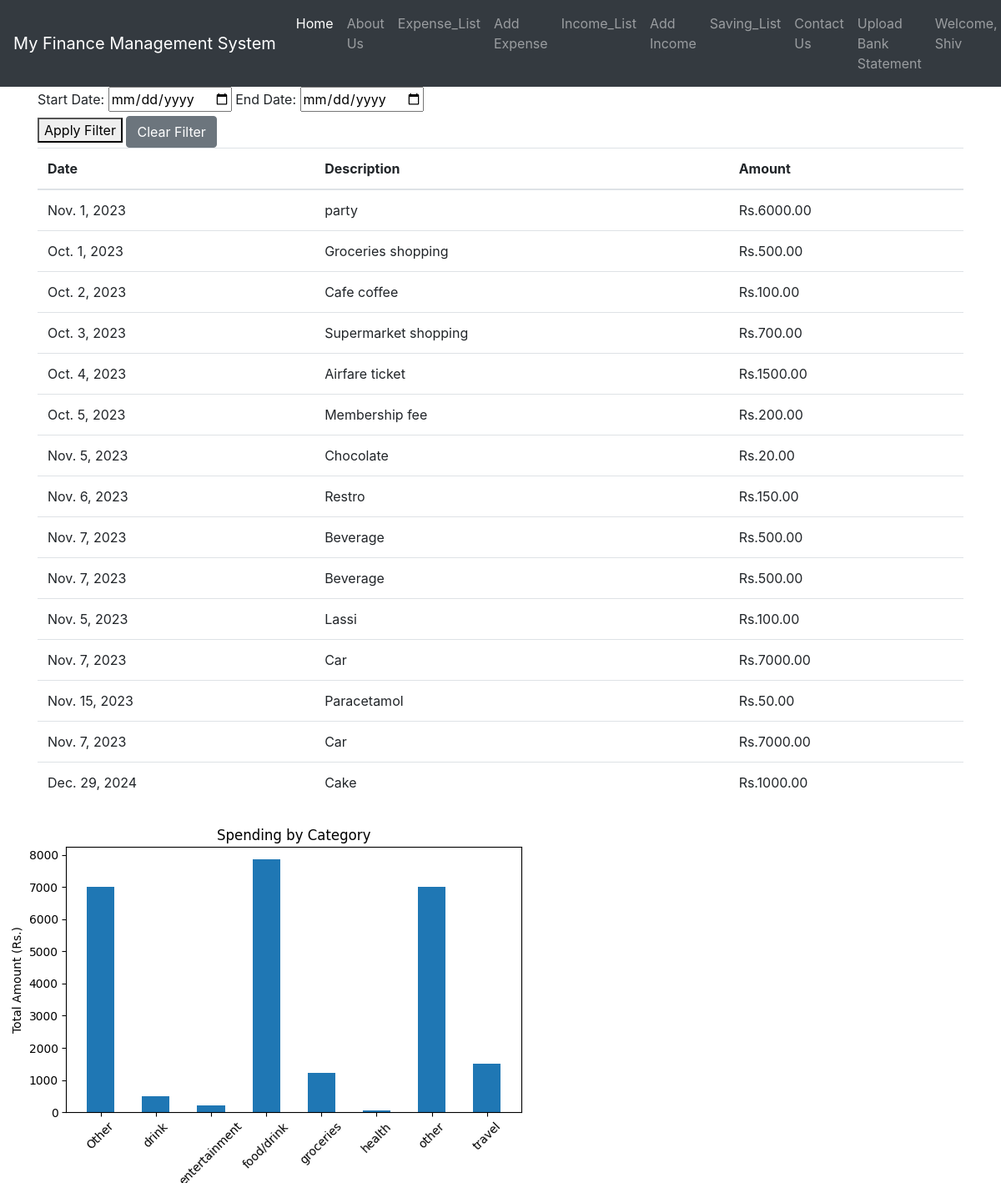
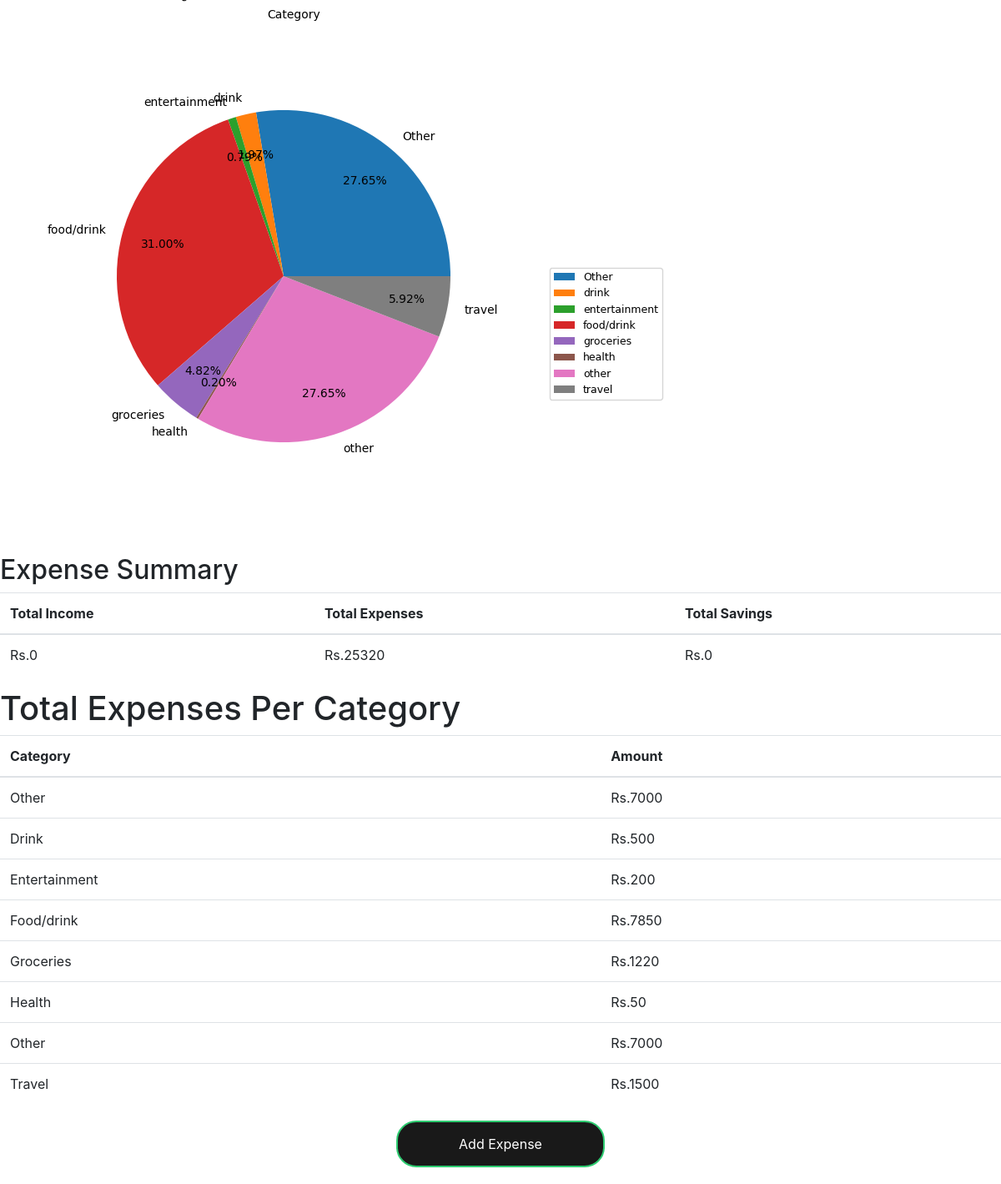
Page /expense_list (signed in) on the committed database (2 pictures, top to bottom).
### finance_app/models.py (models this page shows)
class Expense(models.Model):
    user = models.ForeignKey(User, on_delete=models.CASCADE)
    date = models.DateField()
    category = models.CharField(max_length=100,choices=CATEGORY_CHOICES)
    description = models.CharField(max_length=400)
    amount = models.DecimalField(max_digits=10, decimal_places=2)

### finance_app/views.py (the view)
# urls.py: path("expense_list", views.expense_list, name='expense_list'),
@login_required
def expense_list(request):
    expenses = Expense.objects.filter(user=request.user)
    start_date = request.GET.get('start_date')
    end_date = request.GET.get('end_date')
    if start_date and end_date:
        start_date = datetime.strptime(start_date, "%Y-%m-%d")
        end_date = datetime.strptime(end_date, "%Y-%m-%d")
        expenses = expenses.filter(date__range=[start_date, end_date]).order_by('date')
    if not expenses.exists():
        return render(
            request,
            'finance_app/expense_list.html',
            {'expenses': [], 'plot_image': None, 'total_expenses': 0, 'avg_expenses': None, 'no_expenses_message': "No Expenses in the Selected Date Range"},
        )
    total_expenses = expenses.aggregate(Sum('amount'))['amount__sum']
    start_date = request.GET.get('start_date')
    end_date = request.GET.get('end_date')
    total_savings = calculate_total_savings(request.user, start_date, end_date)
    start_date = request.GET.get('start_date')
    end_date = request.GET.get('end_date')
    total_income = calculate_total_income(request.user, start_date, end_date)
    category_totals = (
        expenses.values('category')
        .annotate(total_amount=Sum('amount'))
        .order_by('category')
    )
    expense_data = pd.DataFrame(list(expenses.values()))
    spending_by_category = expense_data.groupby('category')['amount'].sum()
    fig, ax = plt.subplots()
    ax.set_title('Spending by Category')
    ax.set_xlabel('Category')
    ax.set_ylabel('Total Amount (Rs.)')
    ax.bar(spending_by_category.index, spending_by_category.values, width=0.5)
    ax.set_xticklabels(spending_by_category.index, rotation=45)
    plt.tight_layout()
    img_buffer = BytesIO()
    fig.savefig(img_buffer, format='png')
    img_buffer.seek(0)
    img_data = base64.b64encode(img_buffer.read()).decode()
    img_buffer.close()
    plt.close(fig)  # Close the Matplotlib figure to release resources
    """
    # Data visualization - create a donut chart for expenses by category
    labels = spending_by_category.index
    values = spending_by_category.values

    # Convert values to percentages
    total = sum(values)
    percentages = [v/total*100 for v in values]

    fig, ax = plt.subplots(figsize=(6, 3), subplot_kw=dict(aspect="equal"))

    # Plot the donut chart
    wedges, texts = ax.pie(percentages, wedgeprops=dict(width=0.5), startangle=-40)

    # Annotation properties
    bbox_props = dict(boxstyle="square,pad=0.3", fc="w", ec="k", lw=0.72)
    kw = dict(arrowprops=dict(arrowstyle="-"),
            bbox=bbox_props, zorder=0, va="center")

    # Add labels with arrows
    for i, p in enumerate(wedges):
        ang = (p.theta2 - p.theta1) / 2. + p.theta1
        y = np.sin(np.deg2rad(ang))
        x = np.cos(np.deg2rad(ang))
        horizontalalignment = {-1: "right", 1: "left"}[int(np.sign(x))]
        connectionstyle = f"angle,angleA=0,angleB={ang}"
        kw["arrowprops"].update({"connectionstyle": connectionstyle})
        ax.annotate(f"{labels[i]}\n{percentages[i]:.1f}%", xy=(x, y), xytext=(1.35 * np.sign(x), 1.4 * y),
                    horizontalalignment=horizontalalignment, **kw)

    ax.set_title("Expenses by Category: A donut")

    # Save the donut chart as an image
    img_buffer = BytesIO()
    plt.savefig(img_buffer, format='png')
    img_buffer.seek(0)
    img_data_pie = base64.b64encode(img_buffer.read()).decode()
    img_buffer.close()
    plt.close()
    """
    labels = spending_by_category.index  # Access the index directly
    values = spending_by_category.values  # Access the values directly
    plt.figure(figsize=(8,6))
    pie=plt.pie(values, labels=labels,autopct='%1.2f%%', startangle=0,labeldistance=1.1, pctdistance=0.75, radius=1)
    plt.axis('equal')  # Equal aspect ratio ensures that the pie chart is circular.
    plt.legend(pie[0],labels, bbox_to_anchor=(1,0.4), loc="center right", fontsize=9,
           bbox_transform=plt.gcf().transFigure)
    plt.subplots_adjust(left=0.15, bottom=0.15, right=0.70)
    img_buffer = BytesIO()
    plt.savefig(img_buffer, format='png')
    img_buffer.seek(0)
    img_data_pie = base64.b64encode(img_buffer.read()).decode()
    img_buffer.close()
    plt.close()
    return render(
        request,
        'finance_app/expense_list.html',
        {
            'expenses': expenses,
            'plot_image': img_data,
            'img_data_pie': img_data_pie,
            'total_income': total_income,
            'total_expenses': total_expenses,
            'total_savings': total_savings,
            'category_totals': category_totals,
            'start_date': start_date,
            'end_date': end_date,
        },
    )

### finance_app/views.py (called while the page is built)
def calculate_total_expenses(user, start_date, end_date):
    expenses = Expense.objects.filter(user=user, date__range=[start_date, end_date])
    total_expenses = expenses.aggregate(total=Sum('amount'))
    return total_expenses['total'] or 0

def calculate_total_income(user, start_date, end_date):
    total_income = (
        Income.objects.filter(user=user, date__range=[start_date, end_date])
        .aggregate(total=Sum('amount'))
    )
    return total_income['total'] or 0  # Return 0 if no income found

def calculate_total_savings(user, start_date, end_date):
    total_income = calculate_total_income(user, start_date, end_date)
    total_expenses = calculate_total_expenses(user, start_date, end_date)  # You need to implement this function.
    total_savings = total_income - total_expenses
    return total_savings

### finance_app/templates/finance_app/expense_list.html (shortened to what this page needs)
{% extends "finance_app/base.html" %}
{% block body %}
  <div class="container">
    <h1>Expense List</h1>
    <form method="GET">
      <label for="start_date">Start Date:</label>
      <input type="date" id="start_date" name="start_date" value="{{ request.GET.start_date }}">
      <label for="end_date">End Date:</label>
      <input type="date" id="end_date" name="end_date" value="{{ request.GET.end_date }}">
      <br>
      <button type="submit">Apply Filter</button>
      <a href="http://127.0.0.1:8000/expense_list" class="btn btn-secondary">Clear Filter</a>
  </form>
    <table class="table">
        <thead>
            <tr>
                <th>Date</th>
                <th>Description</th>
                <th>Amount</th>
            </tr>
        </thead>
        <tbody>
            {% for expense in expenses %}
                <tr>
                    <td>{{ expense.date }}</td>
                    <td>{{ expense.description }}</td>
                    <td>Rs.{{ expense.amount }}</td>
                </tr>
            {% empty %}
                <tr>
                    <td colspan="2">No Expense records found.</td>
                </tr>
            {% endfor %}
        </tbody>
    </table>
</div>
    <img alt="Spending by Category">
    <img alt="Spending by Category">
    <br>
    <br>
<div>
    <h2>Expense Summary</h2>
    <table class='table'>
      <thead>
        <tr>
          <th>Total Income</th>
          <th>Total Expenses</th>
          <th>Total Savings</th>
        </tr>
      </thead>
      <tbody>
        <tr>
          <td>Rs.{{ total_income }}</td>
          <td>Rs.{{ total_expenses }}</td>
          <td>Rs.{{ total_savings }}</td>
        </tr>
      </tbody>
    </table>
</div>
<div>
    <h1>Total Expenses Per Category</h1>
    <table class="table">
      <thead>
          <tr>
              <th>Category</th>
              <th>Amount</th>
          </tr>
      </thead>
      <tbody>
          {% for category_total in category_totals %}
              <tr>
                  <td>{{ category_total.category|capfirst }}</td>
                  <td>Rs.{{ category_total.total_amount }}</td>
              </tr>
          {% empty %}
              <tr>
                  <td colspan="2">No Expense records found.</td>
              </tr>
          {% endfor %}
      </tbody>
  </table>
</div>
  <a href="{% url 'add_expense' %}" class="button-link">
    <div class="button">
        Add Expense
    </div>
</a>
{% endblock body %}

### finance_app/templates/finance_app/base.html (shortened to what this page needs)
<!doctype html>
<html lang="en">
  <head>
    <link rel="stylesheet" href="https://stackpath.bootstrapcdn.com/bootstrap/4.4.1/css/bootstrap.min.css">
    <link rel="stylesheet" href="https://cdnjs.cloudflare.com/ajax/libs/font-awesome/6.0.0-beta3/css/all.min.css">
  </head>
  <body class="pt-5">
<nav class="navbar navbar-expand-lg navbar-dark bg-dark fixed-top">
  <a class="navbar-brand" href="/">My Finance Management System</a>
  <div class="collapse navbar-collapse" id="navbarSupportedContent">
    <ul class="navbar-nav mr-auto">
      <li class="nav-item active">
        <a class="nav-link" href="/">Home <span class="sr-only">(current)</span></a>
      </li>
      <li class="nav-item">
        <a class="nav-link" href="/about">About Us</a>
      </li>
      {% if user.is_authenticated %}
      <li class="nav-item">
        <a class="nav-link" href="/expense_list">Expense_List</a>
      </li>
      <li class="nav-item">
        <a class="nav-link" href="/add_expense">Add Expense</a>
      </li>
      <li class="nav-item">
        <a class="nav-link" href="/income_list">Income_List</a>
      </li>
      <li class="nav-item">
        <a class="nav-link" href="/add_income">Add Income</a>
      </li>
      <li class="nav-item">
        <a class="nav-link" href="/saving_list">Saving_List</a>
      </li>
      <li class="nav-item">
        <a class="nav-link" href="/contact">Contact Us</a>
      </li>
      <li class="nav-item">
        <a class="nav-link" href="/upload_bank_statement">Upload Bank Statement</a>
      </li>
      <li class="nav-item">
        <a class="nav-link" href="#">Welcome, {{user.username}}  </a>
      </li>
      {% endif %}
    </ul>
  </div>
</nav>
{% block body %} {% endblock body %}
  </body>
</html>

### finance_app/templates/finance_app/expense_list.html (style rules this page uses)
.button { border: 0; background: #191919; display: block; margin: 20px auto; text-align: center; border: 2px solid #2ecc71; padding: 14px 40px; outline: none; color: white; border-radius: 24px; transition: 0.25s; cursor: pointer; text-decoration: none; width:250px; }

### rows in the picture
Expense: date "Nov. 1, 2023", description "party", amount "6000.00"
Expense: date "Oct. 1, 2023", description "Groceries shopping", amount "500.00"
Expense: date "Oct. 2, 2023", description "Cafe coffee", amount "100.00"
Expense: date "Oct. 3, 2023", description "Supermarket shopping", amount "700.00"
Expense: date "Oct. 4, 2023", description "Airfare ticket", amount "1500.00", category "Travel", total_amount "1500"
Expense: date "Oct. 5, 2023", description "Membership fee", amount "200.00", category "Entertainment", total_amount "200"
Expense: date "Nov. 5, 2023", description "Chocolate", amount "20.00"
Expense: date "Nov. 6, 2023", description "Restro", amount "150.00"
Expense: date "Nov. 7, 2023", description "Beverage", amount "500.00"
Expense: date "Nov. 7, 2023", description "Beverage", amount "500.00", category "Drink", total_amount "500"
Expense: date "Nov. 5, 2023", description "Lassi", amount "100.00"
Expense: date "Nov. 7, 2023", description "Car", amount "7000.00"
Expense: date "Nov. 15, 2023", description "Paracetamol", amount "50.00", category "Health", total_amount "50"
Expense: date "Nov. 7, 2023", description "Car", amount "7000.00"
Expense: date "Dec. 29, 2024", description "Cake", amount "1000.00"

### other values in the picture
{{ user.username }} "Shiv"
{{ total_income }} "0"
{{ total_expenses }} "25320"
{{ total_savings }} "0"
{{ category_total.category|capfirst }} "Other" "Food/drink" "Groceries" "Other"
{{ category_total.total_amount }} "7000" "7850" "1220" "7000"
